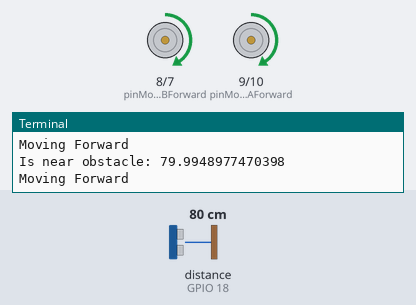
A program run on a simulated Raspberry Pi (BCM pin numbers). Parts: motor-driver pin pairs drawn as motors (green arrow = first pin HIGH = forward, orange = second pin HIGH = backward, longer = more drive), the last lines printed to the terminal. Inputs (shaded band) come from the test bench; at power-on: distance to the obstacle (sensor on GPIO 18) 80 cm. The echo pulse lasts 58.3 µs per cm; the clock reads 2024-03-15 10:24:30 at power-on unless the program sets it.

Above: at 1.3 s.
1.4 s: distance to the obstacle (sensor on GPIO 18) set to 2 cm
At 2.4 s:
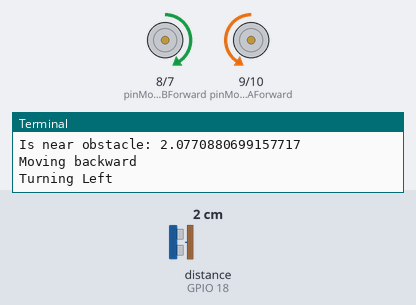
4.4 s: distance to the obstacle (sensor on GPIO 18) set to 60 cm
At 5.2 s:
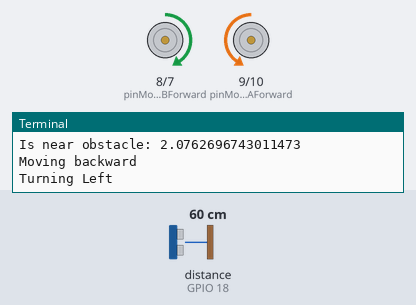
Timing chart, 0 to 7.4 s (numbered marks = the images above; inputs shaded):
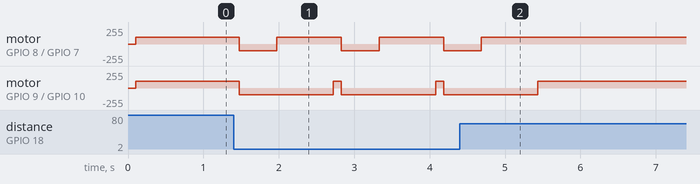

Measured:
- after the input at 1.4 s, motor on GPIO 8 (pinMotorBForward) / GPIO 7 (pinMotorBBackward): alternates forward 102/255 for 0.85 s and backward 102/255 for 0.50 s, starting after 0.07 s; motor on GPIO 9 (pinMotorAForward) / GPIO 10 (pinMotorABackward): alternates forward 102/255 for 0.10 s and backward 102/255 for 1.3 s, starting after 0.07 s
- after the input at 4.4 s, motor on GPIO 8 (pinMotorBForward) / GPIO 7 (pinMotorBBackward): goes on until 4.7 s, then stays forward 102/255; motor on GPIO 9 (pinMotorAForward) / GPIO 10 (pinMotorABackward): goes on until 5.4 s, then stays forward 102/255

The program:

avoid_obstacle_full.py
```python
# Obstacle Avoidance
# load the libraries
import RPi.GPIO as GPIO
import time
import numpy as np


#set GPIO modes
GPIO.setmode(GPIO.BCM)
GPIO.setwarnings(False)

# set variables for GPIO  Pins
pinMotorAForward = 9
pinMotorABackward = 10
pinMotorBForward = 8
pinMotorBBackward = 7
pinTrigger = 17
pinEcho = 18

# PWM parameters
Frequency = 20
DutyCycleA = 40
DutyCycleB = 40
Stop = 0

# Set the GPIO Pin Mode
GPIO.setup(pinMotorAForward, GPIO.OUT)
GPIO.setup(pinMotorABackward, GPIO.OUT)
GPIO.setup(pinMotorBForward, GPIO.OUT)
GPIO.setup(pinMotorBBackward, GPIO.OUT)
GPIO.setup(pinTrigger, GPIO.OUT)
GPIO.setup(pinEcho, GPIO.IN)

# Distance variables
hownear = 40.0
reversetime = 0.5
turntime = 0.75

# Set the GPIO to Software PWM at 'Frequency' Hertz
pwmMotorAForward = GPIO.PWM(pinMotorAForward, Frequency)
pwmMotorABackward = GPIO.PWM(pinMotorABackward, Frequency)
pwmMotorBForward = GPIO.PWM(pinMotorBForward, Frequency)
pwmMotorBBackward = GPIO.PWM(pinMotorBBackward, Frequency)


# set the duty cycle for software PWM - initially to 0
pwmMotorAForward.start(Stop)
pwmMotorABackward.start(Stop)
pwmMotorBForward.start(Stop)
pwmMotorBBackward.start(Stop)

def stopmotors():
    pwmMotorAForward.ChangeDutyCycle(Stop)
    pwmMotorABackward.ChangeDutyCycle(Stop)
    pwmMotorBForward.ChangeDutyCycle(Stop)
    pwmMotorBBackward.ChangeDutyCycle(Stop)

def forward():
    print('Moving Forward')
    pwmMotorAForward.ChangeDutyCycle(DutyCycleA)
    pwmMotorABackward.ChangeDutyCycle(Stop)
    pwmMotorBForward.ChangeDutyCycle(DutyCycleB)
    pwmMotorBBackward.ChangeDutyCycle(Stop)

def backward():
    print('Moving backward')
    pwmMotorAForward.ChangeDutyCycle(Stop)
    pwmMotorABackward.ChangeDutyCycle(DutyCycleA)
    pwmMotorBForward.ChangeDutyCycle(Stop)
    pwmMotorBBackward.ChangeDutyCycle(DutyCycleB)

def turnleft():
    print('Turning Left')
    pwmMotorAForward.ChangeDutyCycle(Stop)
    pwmMotorABackward.ChangeDutyCycle(DutyCycleA)
    pwmMotorBForward.ChangeDutyCycle(DutyCycleB)
    pwmMotorBBackward.ChangeDutyCycle(Stop)


def turnright():
    print('Turning Right')
    pwmMotorAForward.ChangeDutyCycle(DutyCycleA)
    pwmMotorABackward.ChangeDutyCycle(Stop)
    pwmMotorBForward.ChangeDutyCycle(Stop)
    pwmMotorBBackward.ChangeDutyCycle(DutyCycleB)


def measure():

    #  Average over 5 readings to reduce noise
    dist = []
    for i in range(5):

        #set trigger to False
        GPIO.output(pinTrigger, False)
        time.sleep(0.0001)

        # send out a pulse at a freq of 10 micro hertz
        GPIO.output(pinTrigger, True)
        time.sleep(0.00001)
        GPIO.output(pinTrigger, False)

        # start the timer
        StartTime = time.time()

        # start time is reset until the Echo Pin is taken high
        while GPIO.input(pinEcho) == 0:
            StartTime = time.time()

        # stop when echo pin is no longer high - end time
        while GPIO.input(pinEcho) == 1:
            StopTime = time.time()
            interval = StopTime - StartTime
            if interval >= 0.02:
                StopTime = StartTime
                break

        # calculate pulse length
        ElapsedTime = StopTime - StartTime

        # Distance travelled by the pulse in that time in cm
        Distance = (ElapsedTime * 34326)/2.0

        dist.append(Distance)

    return np.mean(dist)

def isnearobstacle(localhownear):
    distance = measure()

    print('Is near obstacle: ' + str(distance))
    if distance < localhownear:
        return True
    else:
        return False

def avoidobstacle(left=False):
    backward()
    time.sleep(reversetime)
    stopmotors()

    if left:
        turnright()
        left = False
    else:
        turnleft()
        left = True
    time.sleep(turntime)
    stopmotors()
    return left

############
if __name__ == '__main__':
	try:
		GPIO.output(pinTrigger, False)

		# Allow module to settle
		time.sleep(0.1)
		left = False
		while True:
			forward()
			time.sleep(0.1)
			if isnearobstacle(hownear):
				stopmotors()
				left = avoidobstacle()
	except KeyboardInterrupt:
		print('Stopped by user')

	finally:
		# stop pwm objects
		pwmMotorAForward.stop()
		pwmMotorABackward.stop()
		pwmMotorBForward.stop()
		pwmMotorBBackward.stop()


		# Delete PWM objects
		del pwmMotorAForward
		del pwmMotorABackward
		del pwmMotorBForward
		del pwmMotorBBackward

		# cleanup GPIO
		GPIO.cleanup()
```
